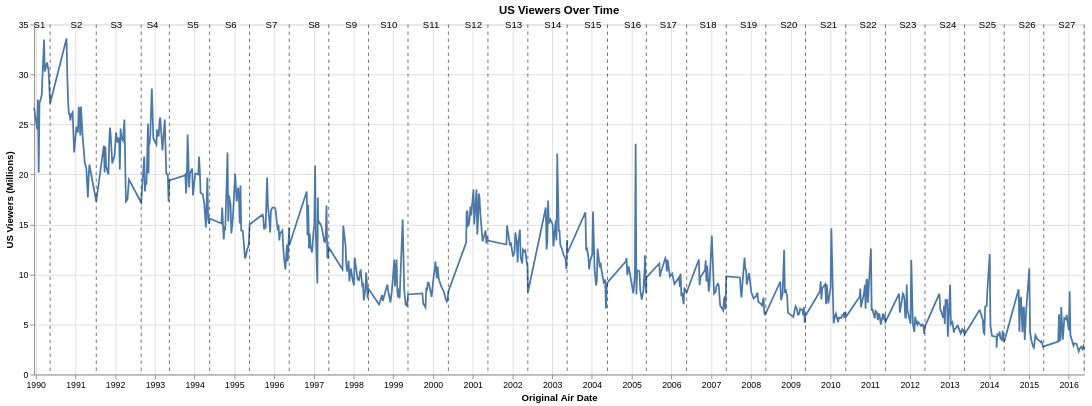

Here is the notebook cell this chart was saved with:
### Code cell
line_chart = alt.Chart(df2).mark_line().encode(
    x=alt.X('original_air_date:T', title='Original Air Date'),
    y=alt.Y('us_viewers_in_millions:Q', title='US Viewers (Millions)')
).properties(
    title='US Viewers Over Time'
)

season_finals = df2[df2['is_last_episode'] == 1].copy()
limit_bounds = alt.Chart(season_finals).mark_rule(color='black', strokeDash=[4, 4], opacity=0.6).encode(
    x=alt.X('original_air_date:T'),
    tooltip=[alt.Tooltip('season:N', title='Season')]
 )

# Midpoint label (season number) between start and end date of each season
season_ranges = (
    df2.groupby('season', as_index=False)
       .agg(
           start_date=('original_air_date', 'min'),
           end_date=('original_air_date', 'max')
       )
)

season_ranges['end_date'] = pd.to_datetime(season_ranges['end_date'])
season_ranges['start_date'] = pd.to_datetime(season_ranges['start_date'])
season_ranges['mid_date'] = season_ranges['start_date'] + (season_ranges['end_date'] - season_ranges['start_date']) / 3
season_ranges['label_y'] = df2['us_viewers_in_millions'].max() * 1.03
season_ranges['season_label'] = 'S' + season_ranges['season'].astype(str)

season_labels = alt.Chart(season_ranges).mark_text(
    dy=-4,
    color='black',
    fontSize=11
).encode(
    x=alt.X('mid_date:T'),
    y=alt.Y('label_y:Q'),
    text=alt.Text('season_label:N', title='Season')
)

chart = line_chart + limit_bounds + season_labels
chart.properties(width=1200, height=400)

### Figure 1 — Vega-Lite specification as saved in the notebook (floating-point values rounded to 4 significant figures; data arrays with more than 128 entries replaced by an {"elided": "..."} marker saying what was removed)
{"config": {"view": {"continuousWidth": 300, "continuousHeight": 300}}, "layer": [{"data": {"name": "data-66b6f72ca1d2d2253ce24d97f31f3703"}, "mark": {"type": "line"}, "encoding": {"x": {"field": "original_air_date", "title": "Original Air Date", "type": "temporal"}, "y": {"field": "us_viewers_in_millions", "title": "US Viewers (Millions)", "type": "quantitative"}}, "title": "US Viewers Over Time"}, {"data": {"name": "data-f95ebf7c3310ffc7420595ec80f0e5c2"}, "mark": {"type": "rule", "color": "black", "opacity": 0.6, "strokeDash": [4, 4]}, "encoding": {"tooltip": [{"field": "season", "title": "Season", "type": "nominal"}], "x": {"field": "original_air_date", "type": "temporal"}}}, {"data": {"name": "data-4d708c8b08bfaf475ab77f31578d1fdb"}, "mark": {"type": "text", "color": "black", "dy": -4, "fontSize": 11}, "encoding": {"text": {"field": "season_label", "title": "Season", "type": "nominal"}, "x": {"field": "mid_date", "type": "temporal"}, "y": {"field": "label_y", "type": "quantitative"}}}], "height": 400, "width": 1200, "$schema": "https://vega.github.io/schema/vega-lite/v5.20.1.json", "datasets": {"data-66b6f72ca1d2d2253ce24d97f31f3703": {"elided": "596 records"}, "data-f95ebf7c3310ffc7420595ec80f0e5c2": [{"season": 2, "number_in_season": 22, "original_air_date": "1991-07-11", "day_aired": "Thursday", "imdb_rating": 8.0, "us_viewers_in_millions": 17.3, "title": "Blood Feud", "is_last_episode": 1, "imdb_rating_normalized": 0.8372, "us_viewers_in_millions_normalized": 0.8507}, {"season": 7, "number_in_season": 25, "original_air_date": "1996-05-19", "day_aired": "Sunday", "imdb_rating": 8.3, "us_viewers_in_millions": 14.7, "title": "Summer of 4 Ft. 2", "is_last_episode": 1, "imdb_rating_normalized": 1.247, "us_viewers_in_millions_normalized": 0.4438}, {"season": 8, "number_in_season": 25, "original_air_date": "1997-05-18", "day_aired": "Sunday", "imdb_rating": 7.8, "us_viewers_in_millions": 12.7, "title": "The Secret War of Lisa Simpson", "is_last_episode": 1, "imdb_rating_normalized": 0.5638, "us_viewers_in_millions_normalized": 0.1308}, {"season": 9, "number_in_season": 25, "original_air_date": "1998-05-17", "day_aired": "Sunday", "imdb_rating": 8.1, "us_viewers_in_millions": 8.6, "title": "Natural Born Kissers", "is_last_episode": 1, "imdb_rating_normalized": 0.9738, "us_viewers_in_millions_normalized": -0.5109}, {"season": 10, "number_in_season": 23, "original_air_date": "1999-05-16", "day_aired": "Sunday", "imdb_rating": 7.9, "us_viewers_in_millions": 8.0, "title": "Thirty Minutes over Tokyo", "is_last_episode": 1, "imdb_rating_normalized": 0.7005, "us_viewers_in_millions_normalized": -0.6048}, {"season": 14, "number_in_season": 22, "original_air_date": "2003-05-18", "day_aired": "Sunday", "imdb_rating": 7.7, "us_viewers_in_millions": 13.44, "title": "Moe Baby Blues", "is_last_episode": 1, "imdb_rating_normalized": 0.4272, "us_viewers_in_millions_normalized": 0.2466}, {"season": 15, "number_in_season": 22, "original_air_date": "2004-05-23", "day_aired": "Sunday", "imdb_rating": 7.2, "us_viewers_in_millions": 9.2, "title": "Fraudcast News", "is_last_episode": 1, "imdb_rating_normalized": -0.2561, "us_viewers_in_millions_normalized": -0.417}, {"season": 21, "number_in_season": 23, "original_air_date": "2010-05-23", "day_aired": "Sunday", "imdb_rating": 6.6, "us_viewers_in_millions": 5.74, "title": "Judge Me Tender", "is_last_episode": 1, "imdb_rating_normalized": -1.076, "us_viewers_in_millions_normalized": -0.9585}, {"season": 23, "number_in_season": 22, "original_air_date": "2012-05-20", "day_aired": "Sunday", "imdb_rating": 4.5, "us_viewers_in_millions": 4.82, "title": "Lisa Goes Gaga", "is_last_episode": 1, "imdb_rating_normalized": -3.946, "us_viewers_in_millions_normalized": -1.102}, {"season": 25, "number_in_season": 22, "original_air_date": "2014-05-18", "day_aired": "Sunday", "imdb_rating": 6.7, "us_viewers_in_millions": 3.28, "title": "The Yellow Badge of Cowardge", "is_last_episode": 1, "imdb_rating_normalized": -0.9394, "us_viewers_in_millions_normalized": -1.343}, {"season": 1, "number_in_season": 13, "original_air_date": "1990-05-13", "day_aired": "Sunday", "imdb_rating": 7.9, "us_viewers_in_millions": 27.1, "title": "Some Enchanted Evening", "is_last_episode": 1, "imdb_rating_normalized": 0.7005, "us_viewers_in_millions_normalized": 2.384}, {"season": 4, "number_in_season": 22, "original_air_date": "1993-05-13", "day_aired": "Thursday", "imdb_rating": 8.2, "us_viewers_in_millions": 19.4, "title": "Krusty Gets Kancelled", "is_last_episode": 1, "imdb_rating_normalized": 1.11, "us_viewers_in_millions_normalized": 1.179}, {"season": 5, "number_in_season": 22, "original_air_date": "1994-05-19", "day_aired": "Thursday", "imdb_rating": 8.0, "us_viewers_in_millions": 15.6, "title": "Secrets of a Successful Marriage", "is_last_episode": 1, "imdb_rating_normalized": 0.8372, "us_viewers_in_millions_normalized": 0.5846}, {"season": 11, "number_in_season": 22, "original_air_date": "2000-05-21", "day_aired": "Sunday", "imdb_rating": 7.9, "us_viewers_in_millions": 8.3, "title": "Behind the Laughter", "is_last_episode": 1, "imdb_rating_normalized": 0.7005, "us_viewers_in_millions_normalized": -0.5578}, {"season": 12, "number_in_season": 21, "original_air_date": "2001-05-20", "day_aired": "Sunday", "imdb_rating": 7.0, "us_viewers_in_millions": 13.4, "title": "Simpsons Tall Tales", "is_last_episode": 1, "imdb_rating_normalized": -0.5295, "us_viewers_in_millions_normalized": 0.2403}, {"season": 17, "number_in_season": 22, "original_air_date": "2006-05-21", "day_aired": "Sunday", "imdb_rating": 6.6, "us_viewers_in_millions": 8.23, "title": "Marge and Homer Turn a Couple Play", "is_last_episode": 1, "imdb_rating_normalized": -1.076, "us_viewers_in_millions_normalized": -0.5688}, {"season": 19, "number_in_season": 20, "original_air_date": "2008-05-18", "day_aired": "Sunday", "imdb_rating": 6.4, "us_viewers_in_millions": 6.11, "title": "All About Lisa", "is_last_episode": 1, "imdb_rating_normalized": -1.349, "us_viewers_in_millions_normalized": -0.9006}, {"season": 18, "number_in_season": 22, "original_air_date": "2007-05-20", "day_aired": "Sunday", "imdb_rating": 7.3, "us_viewers_in_millions": 9.8, "title": "You Kent Always Say What You Want", "is_last_episode": 1, "imdb_rating_normalized": -0.1195, "us_viewers_in_millions_normalized": -0.3231}, {"season": 24, "number_in_season": 22, "original_air_date": "2013-05-19", "day_aired": "Sunday", "imdb_rating": 7.0, "us_viewers_in_millions": 4.52, "title": "Dangers on a Train", "is_last_episode": 1, "imdb_rating_normalized": -0.5295, "us_viewers_in_millions_normalized": -1.149}, {"season": 26, "number_in_season": 22, "original_air_date": "2015-05-17", "day_aired": "Sunday", "imdb_rating": 6.9, "us_viewers_in_millions": 2.82, "title": "Mathlete's Feat", "is_last_episode": 1, "imdb_rating_normalized": -0.6661, "us_viewers_in_millions_normalized": -1.415}, {"season": 3, "number_in_season": 24, "original_air_date": "1992-08-27", "day_aired": "Thursday", "imdb_rating": 8.2, "us_viewers_in_millions": 17.2, "title": "Brother, Can You Spare Two Dimes?", "is_last_episode": 1, "imdb_rating_normalized": 1.11, "us_viewers_in_millions_normalized": 0.835}, {"season": 6, "number_in_season": 25, "original_air_date": "1995-05-21", "day_aired": "Sunday", "imdb_rating": 9.1, "us_viewers_in_millions": 15.0, "title": "Who Shot Mr. Burns? (Part One)", "is_last_episode": 1, "imdb_rating_normalized": 2.34, "us_viewers_in_millions_normalized": 0.4907}, {"season": 13, "number_in_season": 22, "original_air_date": "2002-05-22", "day_aired": "Wednesday", "imdb_rating": 8.0, "us_viewers_in_millions": 8.2, "title": "Poppa's Got a Brand New Badge", "is_last_episode": 1, "imdb_rating_normalized": 0.8372, "us_viewers_in_millions_normalized": -0.5735}, {"season": 20, "number_in_season": 21, "original_air_date": "2009-05-17", "day_aired": "Sunday", "imdb_rating": 7.2, "us_viewers_in_millions": 5.86, "title": "Coming to Homerica", "is_last_episode": 1, "imdb_rating_normalized": -0.2561, "us_viewers_in_millions_normalized": -0.9397}, {"season": 27, "number_in_season": 22, "original_air_date": "2016-05-22", "day_aired": "Sunday", "imdb_rating": 6.9, "us_viewers_in_millions": 2.54, "title": "Orange Is the New Yellow", "is_last_episode": 1, "imdb_rating_normalized": -0.6661, "us_viewers_in_millions_normalized": -1.459}, {"season": 16, "number_in_season": 21, "original_air_date": "2005-05-15", "day_aired": "Sunday", "imdb_rating": 7.2, "us_viewers_in_millions": 9.69, "title": "The Father, the Son, and the Holy Guest Star", "is_last_episode": 1, "imdb_rating_normalized": -0.2561, "us_viewers_in_millions_normalized": -0.3403}, {"season": 22, "number_in_season": 22, "original_air_date": "2011-05-22", "day_aired": "Sunday", "imdb_rating": 7.0, "us_viewers_in_millions": 5.25, "title": "The Ned-Liest Catch", "is_last_episode": 1, "imdb_rating_normalized": -0.5295, "us_viewers_in_millions_normalized": -1.035}], "data-4d708c8b08bfaf475ab77f31578d1fdb": [{"season": 1, "start_date": "1989-12-17T00:00:00", "end_date": "1990-05-13T00:00:00", "mid_date": "1990-02-04T00:00:00", "label_y": 34.61, "season_label": "S1"}, {"season": 2, "start_date": "1990-10-11T00:00:00", "end_date": "1991-07-11T00:00:00", "mid_date": "1991-01-10T00:00:00", "label_y": 34.61, "season_label": "S2"}, {"season": 3, "start_date": "1991-09-19T00:00:00", "end_date": "1992-08-27T00:00:00", "mid_date": "1992-01-11T08:00:00", "label_y": 34.61, "season_label": "S3"}, {"season": 4, "start_date": "1992-09-24T00:00:00", "end_date": "1993-05-13T00:00:00", "mid_date": "1992-12-10T00:00:00", "label_y": 34.61, "season_label": "S4"}, {"season": 5, "start_date": "1993-09-30T00:00:00", "end_date": "1994-05-19T00:00:00", "mid_date": "1993-12-16T00:00:00", "label_y": 34.61, "season_label": "S5"}, {"season": 6, "start_date": "1994-09-04T00:00:00", "end_date": "1995-05-21T00:00:00", "mid_date": "1994-11-29T08:00:00", "label_y": 34.61, "season_label": "S6"}, {"season": 7, "start_date": "1995-09-17T00:00:00", "end_date": "1996-05-19T00:00:00", "mid_date": "1995-12-07T16:00:00", "label_y": 34.61, "season_label": "S7"}, {"season": 8, "start_date": "1996-10-27T00:00:00", "end_date": "1997-05-18T00:00:00", "mid_date": "1997-01-02T16:00:00", "label_y": 34.61, "season_label": "S8"}, {"season": 9, "start_date": "1997-09-21T00:00:00", "end_date": "1998-05-17T00:00:00", "mid_date": "1997-12-09T08:00:00", "label_y": 34.61, "season_label": "S9"}, {"season": 10, "start_date": "1998-08-23T00:00:00", "end_date": "1999-05-16T00:00:00", "mid_date": "1998-11-19T16:00:00", "label_y": 34.61, "season_label": "S10"}, {"season": 11, "start_date": "1999-09-26T00:00:00", "end_date": "2000-05-21T00:00:00", "mid_date": "1999-12-14T08:00:00", "label_y": 34.61, "season_label": "S11"}, {"season": 12, "start_date": "2000-11-01T00:00:00", "end_date": "2001-05-20T00:00:00", "mid_date": "2001-01-06T16:00:00", "label_y": 34.61, "season_label": "S12"}, {"season": 13, "start_date": "2001-11-06T00:00:00", "end_date": "2002-05-22T00:00:00", "mid_date": "2002-01-10T16:00:00", "label_y": 34.61, "season_label": "S13"}, {"season": 14, "start_date": "2002-11-03T00:00:00", "end_date": "2003-05-18T00:00:00", "mid_date": "2003-01-07T08:00:00", "label_y": 34.61, "season_label": "S14"}, {"season": 15, "start_date": "2003-11-02T00:00:00", "end_date": "2004-05-23T00:00:00", "mid_date": "2004-01-08T16:00:00", "label_y": 34.61, "season_label": "S15"}, {"season": 16, "start_date": "2004-11-07T00:00:00", "end_date": "2005-05-15T00:00:00", "mid_date": "2005-01-09T00:00:00", "label_y": 34.61, "season_label": "S16"}, {"season": 17, "start_date": "2005-09-11T00:00:00", "end_date": "2006-05-21T00:00:00", "mid_date": "2005-12-04T00:00:00", "label_y": 34.61, "season_label": "S17"}, {"season": 18, "start_date": "2006-09-10T00:00:00", "end_date": "2007-05-20T00:00:00", "mid_date": "2006-12-03T00:00:00", "label_y": 34.61, "season_label": "S18"}, {"season": 19, "start_date": "2007-09-23T00:00:00", "end_date": "2008-05-18T00:00:00", "mid_date": "2007-12-11T08:00:00", "label_y": 34.61, "season_label": "S19"}, {"season": 20, "start_date": "2008-09-28T00:00:00", "end_date": "2009-05-17T00:00:00", "mid_date": "2008-12-14T00:00:00", "label_y": 34.61, "season_label": "S20"}, {"season": 21, "start_date": "2009-09-27T00:00:00", "end_date": "2010-05-23T00:00:00", "mid_date": "2009-12-15T08:00:00", "label_y": 34.61, "season_label": "S21"}, {"season": 22, "start_date": "2010-09-26T00:00:00", "end_date": "2011-05-22T00:00:00", "mid_date": "2010-12-14T08:00:00", "label_y": 34.61, "season_label": "S22"}, {"season": 23, "start_date": "2011-09-25T00:00:00", "end_date": "2012-05-20T00:00:00", "mid_date": "2011-12-13T08:00:00", "label_y": 34.61, "season_label": "S23"}, {"season": 24, "start_date": "2012-09-30T00:00:00", "end_date": "2013-05-19T00:00:00", "mid_date": "2012-12-16T00:00:00", "label_y": 34.61, "season_label": "S24"}, {"season": 25, "start_date": "2013-09-29T00:00:00", "end_date": "2014-05-18T00:00:00", "mid_date": "2013-12-15T00:00:00", "label_y": 34.61, "season_label": "S25"}, {"season": 26, "start_date": "2014-09-28T00:00:00", "end_date": "2015-05-17T00:00:00", "mid_date": "2014-12-14T00:00:00", "label_y": 34.61, "season_label": "S26"}, {"season": 27, "start_date": "2015-09-27T00:00:00", "end_date": "2016-05-22T00:00:00", "mid_date": "2015-12-15T08:00:00", "label_y": 34.61, "season_label": "S27"}]}}
